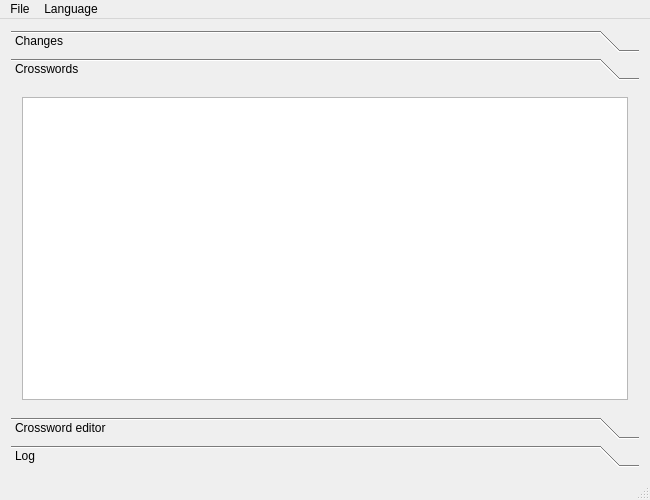
<?xml version="1.0" encoding="UTF-8"?>
<ui version="4.0">
 <class>MainWindow</class>
 <widget class="QMainWindow" name="MainWindow">
  <property name="geometry">
   <rect>
    <x>0</x>
    <y>0</y>
    <width>650</width>
    <height>500</height>
   </rect>
  </property>
  <property name="minimumSize">
   <size>
    <width>650</width>
    <height>500</height>
   </size>
  </property>
  <property name="windowTitle">
   <string>Nonogram Admin</string>
  </property>
  <widget class="QWidget" name="centralWidget">
   <layout class="QGridLayout" name="gridLayout">
    <item row="0" column="0">
     <widget class="QToolBox" name="toolBox">
      <property name="currentIndex">
       <number>1</number>
      </property>
      <widget class="QWidget" name="page">
       <property name="geometry">
        <rect>
         <x>0</x>
         <y>0</y>
         <width>632</width>
         <height>324</height>
        </rect>
       </property>
       <attribute name="label">
        <string>Changes</string>
       </attribute>
       <layout class="QGridLayout" name="gridLayout_4">
        <item row="0" column="0">
         <widget class="QTableView" name="tableView_changes"/>
        </item>
       </layout>
      </widget>
      <widget class="QWidget" name="page_2">
       <property name="geometry">
        <rect>
         <x>0</x>
         <y>0</y>
         <width>632</width>
         <height>324</height>
        </rect>
       </property>
       <attribute name="label">
        <string>Crosswords</string>
       </attribute>
       <layout class="QGridLayout" name="gridLayout_3">
        <item row="0" column="0">
         <widget class="QTableView" name="tableView_crosswords"/>
        </item>
       </layout>
      </widget>
      <widget class="QWidget" name="page_4">
       <property name="geometry">
        <rect>
         <x>0</x>
         <y>0</y>
         <width>632</width>
         <height>324</height>
        </rect>
       </property>
       <attribute name="label">
        <string>Crossword editor</string>
       </attribute>
      </widget>
      <widget class="QWidget" name="page_3">
       <property name="geometry">
        <rect>
         <x>0</x>
         <y>0</y>
         <width>632</width>
         <height>324</height>
        </rect>
       </property>
       <attribute name="label">
        <string>Log</string>
       </attribute>
       <layout class="QGridLayout" name="gridLayout_2">
        <item row="0" column="0">
         <widget class="QTextEdit" name="log">
          <property name="readOnly">
           <bool>true</bool>
          </property>
         </widget>
        </item>
       </layout>
      </widget>
     </widget>
    </item>
   </layout>
  </widget>
  <widget class="QStatusBar" name="statusBar"/>
  <widget class="QMenuBar" name="menuBar">
   <property name="geometry">
    <rect>
     <x>0</x>
     <y>0</y>
     <width>650</width>
     <height>20</height>
    </rect>
   </property>
   <widget class="QMenu" name="menuFile">
    <property name="title">
     <string>File</string>
    </property>
    <addaction name="actionExit"/>
   </widget>
   <widget class="QMenu" name="menuLanguage">
    <property name="title">
     <string>Language</string>
    </property>
    <addaction name="actionEn"/>
    <addaction name="actionRu"/>
    <addaction name="actionUa"/>
   </widget>
   <addaction name="menuFile"/>
   <addaction name="menuLanguage"/>
  </widget>
  <action name="actionEn">
   <property name="checkable">
    <bool>true</bool>
   </property>
   <property name="checked">
    <bool>true</bool>
   </property>
   <property name="text">
    <string>English</string>
   </property>
  </action>
  <action name="actionRu">
   <property name="checkable">
    <bool>true</bool>
   </property>
   <property name="text">
    <string>Русский</string>
   </property>
  </action>
  <action name="actionUa">
   <property name="checkable">
    <bool>true</bool>
   </property>
   <property name="text">
    <string>Українська</string>
   </property>
  </action>
  <action name="actionExit">
   <property name="text">
    <string>Exit</string>
   </property>
  </action>
 </widget>
 <layoutdefault spacing="6" margin="11"/>
 <resources/>
 <connections/>
</ui>
